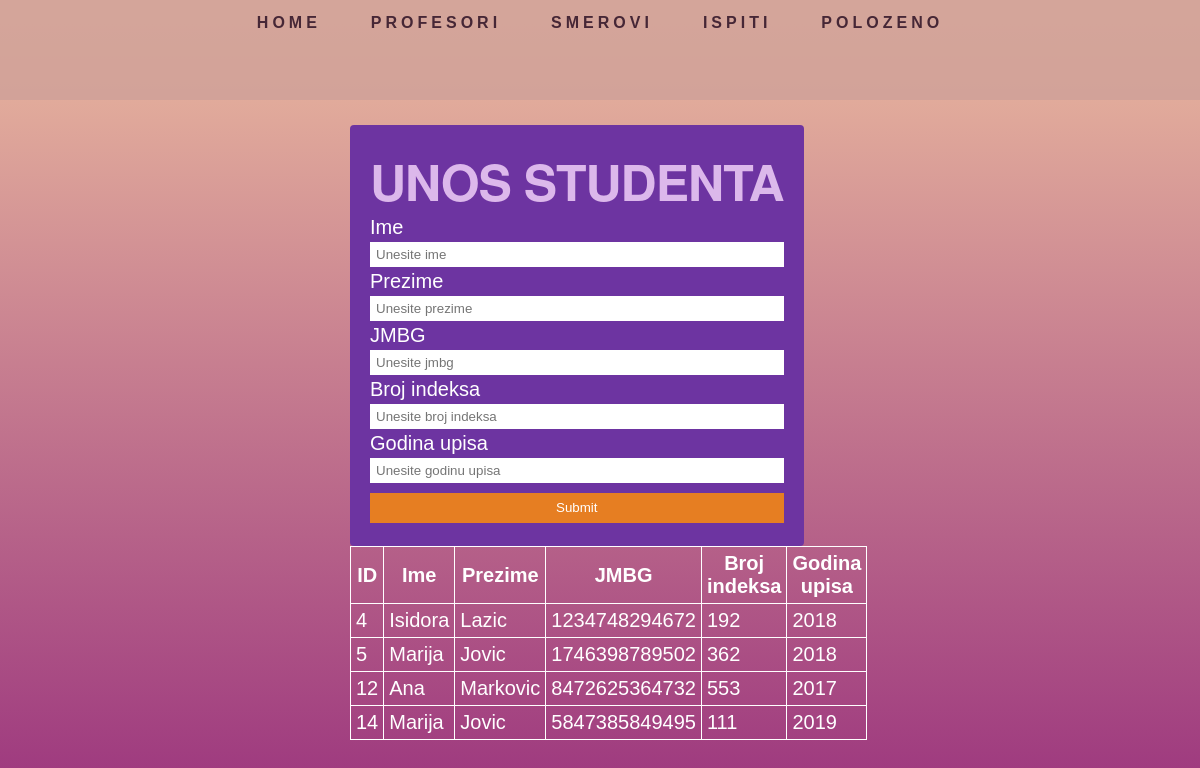
/studenti.php, run on an earlier commit of the app's database.
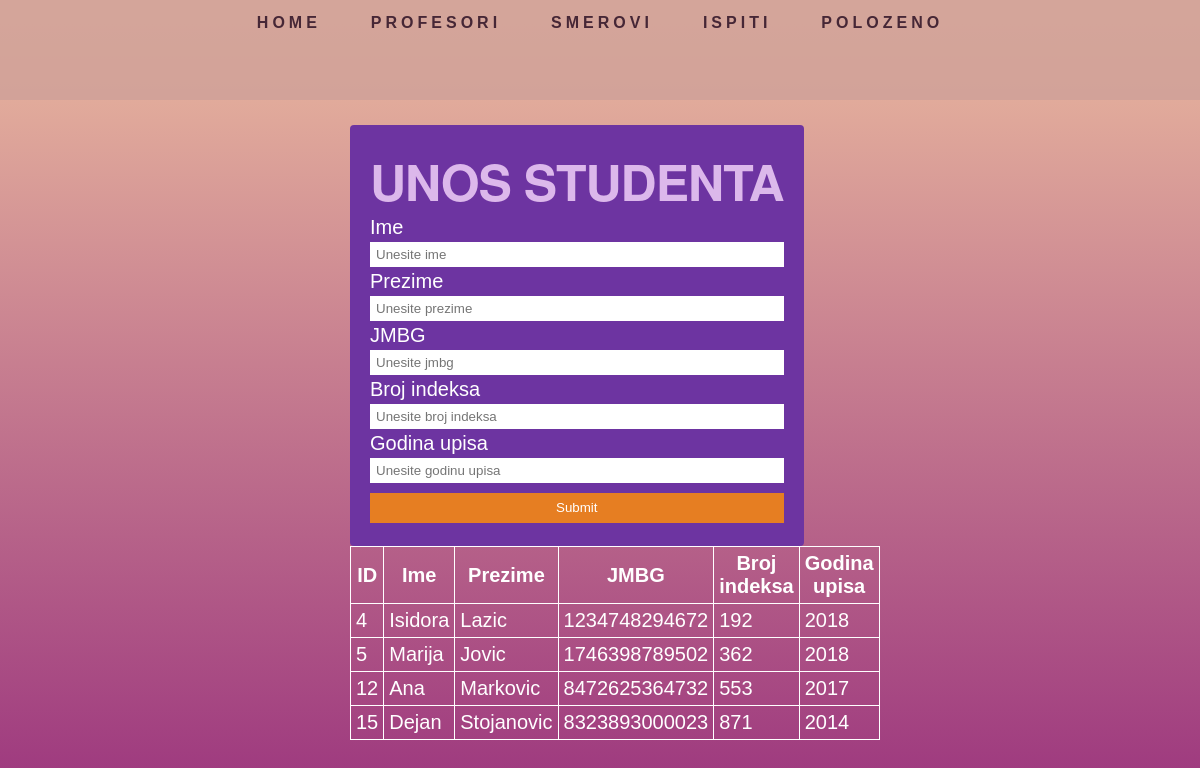
And on a later commit of the database.
### tables this page shows
CREATE TABLE `studenti` (
  `id` int(11) NOT NULL,
  `ime` varchar(120) NOT NULL,
  `prezime` varchar(120) NOT NULL,
  `jmbg` varchar(13) NOT NULL,
  `broj_indeksa` varchar(10) NOT NULL,
  `godina_upisa` int(11) NOT NULL
);

### studenti.php (the view, shortened to what this page needs)
<?php
    require 'dbconfig/config.php';
?>
<!DOCTYPE html>
<html lang="en">
    <head>
        <link rel="stylesheet" type="text/css" href="css/style.css">
        <link rel="stylesheet" type="text/css" href="css/style2.css">
    </head>
    <div class="navbar">
  <a href="index.php">Home</a>
  <a href="profesori.php">Profesori</a>
  <a href="smerovi.php">Smerovi</a>
  <a href="ispiti.php">Ispiti</a>
    <a href="polozeni_ispiti.php">Polozeno</a>
    </div>
    <body>
        <div class="main-div">
            <form action="studenti.php" method="POST" name="student-form">
            <h1>UNOS STUDENTA</h1>
              <label for="ime">Ime</label>
              <input type="text" name="ime" id="ime" placeholder="Unesite ime" required>
              <label for="prezime">Prezime</label>
              <input type="text" name="prezime" id="prezime" placeholder="Unesite prezime" required>
              <label for="jmbg">JMBG</label>
              <input type="text" name="jmbg" id="jmbg" placeholder="Unesite jmbg" required>
              <label for="broj_indeksa">Broj indeksa</label>
              <input type="text" name="broj_indeksa" id="broj_indeksa" placeholder="Unesite broj indeksa" required>
              <label for="godina_upisa">Godina upisa</label>
              <input type="number" name="godina_upisa" id="godina_upisa" placeholder="Unesite godinu upisa" required>
              <button type="submit" class="btn-submit" name="submit">Submit</button>
            </form>
        <?php
        $sql = "SELECT id, ime, prezime, jmbg, broj_indeksa, godina_upisa FROM Studenti";
        $result = $conn->query($sql);
           if ($result->num_rows > 0) {
            echo "<table>";
            echo "<th>ID</>";
            echo "<th>Ime</th>";
            echo "<th>Prezime</th>";
            echo "<th>JMBG</th>";
            echo "<th>Broj indeksa</th>";
            echo "<th>Godina upisa</th>";
             while($row = $result->fetch_assoc()) {
                echo "<tr>";
                echo "<td>" . $row["id"] . "</td>";
                echo "<td>" . $row["ime"] . "</td>";
                echo "<td>" . $row["prezime"] . "</td>";
                echo "<td>" . $row["jmbg"] . "</td>";
                echo "<td>" . $row["broj_indeksa"] . "</td>";
                echo "<td>" . $row["godina_upisa"] . "</td>";
                echo "</tr>";
            }
            echo "</table>";
        } else {
            echo "Nema rezultata";
        }
        ?>
          </div>
    </body>
</html>

What changed in the data, as far as the page shows it:
removed studenti: id "14", ime "Marija", prezime "Jovic", jmbg "5847385849495", broj_indeksa "111", godina_upisa "2019"
added studenti: id "15", ime "Dejan", prezime "Stojanovic", jmbg "8323893000023", broj_indeksa "871", godina_upisa "2014"
